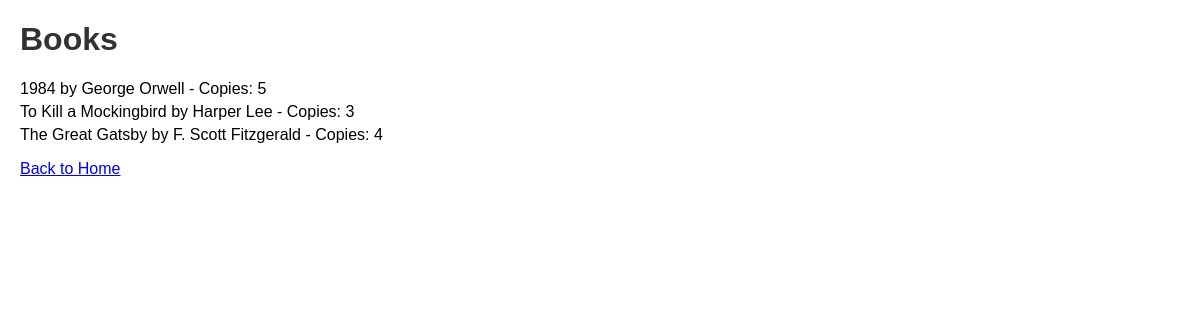
Before: /books with the older database file.
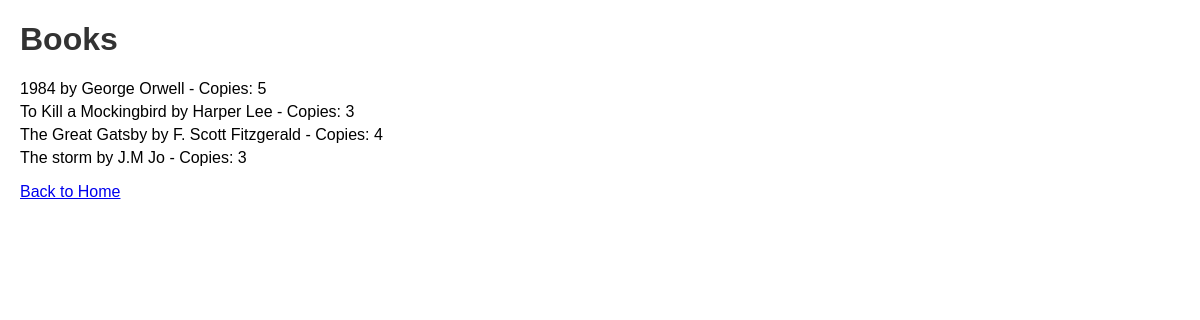
After: the same page with the newer database file.
### tables this page shows
CREATE TABLE books (
    book_id INTEGER PRIMARY KEY AUTOINCREMENT,
    title TEXT NOT NULL,
    author TEXT NOT NULL,
    published_year INTEGER NOT NULL,
    isbn TEXT UNIQUE NOT NULL,
    copies INTEGER NOT NULL
);

### app.py (the view)
@app.route('/books', methods=('GET', 'POST'))
def show_books():
    conn = get_db_connection()
    books = conn.execute('SELECT * FROM books').fetchall()
    conn.close()
    return render_template('books.html', books=books)

### app.py (called while the page is built)
def get_db_connection():
    conn = sqlite3.connect('library.db')
    conn.row_factory = sqlite3.Row
    return conn

### templates/books.html (shortened to what this page needs)
<!DOCTYPE html>
<html lang="en">
<head>
    <link rel="stylesheet" href="{{ url_for('static', filename='styles.css') }}">
</head>
<body>
    <h1>Books</h1>
    <ul>
        {% for book in books %}
            <li>{{ book.title }} by {{ book.author }} - Copies: {{ book.copies }}</li>
        {% endfor %}
    </ul>
    <a href="{{ url_for('index') }}">Back to Home</a>
</body>
</html>

Changed rows visible on the page:
added books: title "The storm", author "J.M Jo", copies "3"
